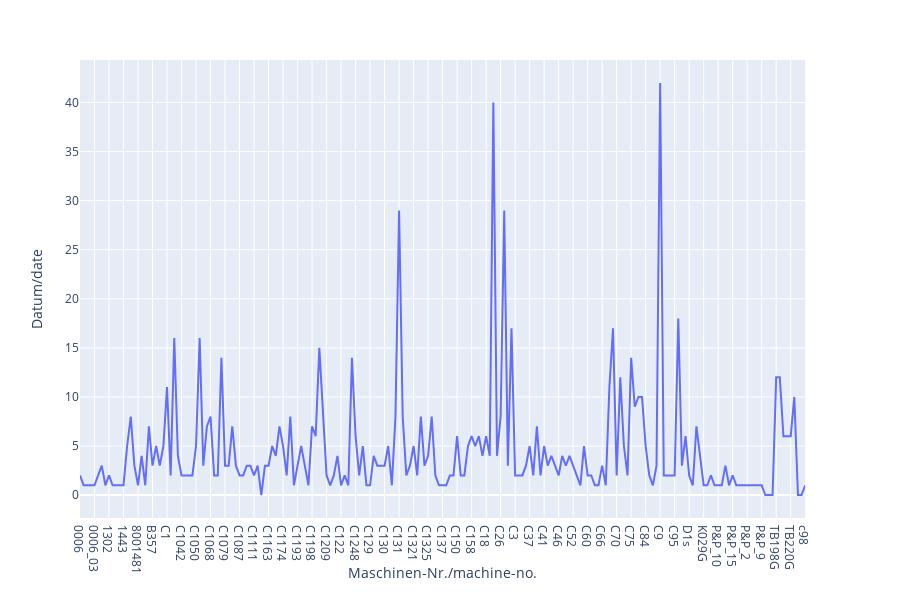

Notebook code for this chart:
### Code cell
#no. of mct per machine

new_df=df_dt_sorted.groupby(['Maschinen-Nr./machine-no.'],as_index=False).count()#.agg(lambda x:x.tolist())
print(new_df)
new_df_slice=new_df[['Maschinen-Nr./machine-no.','Datum/date']]
#new_df_slice.info()


import plotly.express as px
fig=px.line(new_df_slice,x='Maschinen-Nr./machine-no.',y='Datum/date')
fig.show()

#df_dt_sorted.groupby(['Maschinen-Nr./machine-no.'],as_index=False).count()

### Figure 1 — Plotly figure (JSON) as saved in the notebook; plotly's stock layout.template omitted (floating-point values rounded to 4 significant figures; data arrays with more than 128 entries replaced by an {"elided": "..."} marker saying what was removed)
{"data": [{"hoverlabel": {"namelength": 0}, "hovertemplate": "Maschinen-Nr./machine-no.=%{x}<br>Datum/date=%{y}", "legendgroup": "", "line": {"color": "#636efa", "dash": "solid"}, "mode": "lines", "name": "", "showlegend": false, "type": "scatter", "x": {"elided": "201 str values"}, "xaxis": "x", "y": {"elided": "201 int values"}, "yaxis": "y"}], "layout": {"height": 600, "legend": {"tracegroupgap": 0}, "margin": {"t": 60}, "xaxis": {"anchor": "y", "domain": [0, 0.98], "title": {"text": "Maschinen-Nr./machine-no."}}, "yaxis": {"anchor": "x", "domain": [0, 1], "title": {"text": "Datum/date"}}}}
